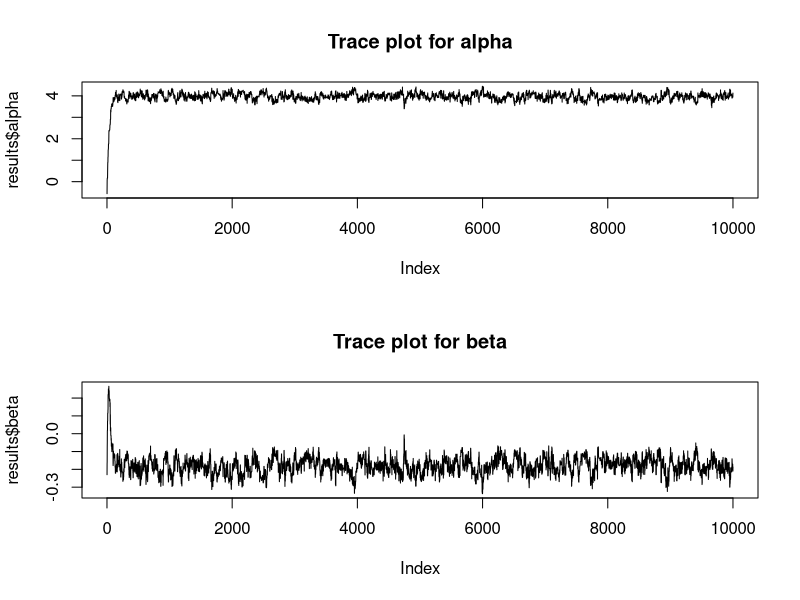

Write the R code that produced this figure.
set.seed(123)

# Define the Metropolis-Hastings sampler for parameters alpha and beta
mh_sampler <- function(N, sd_alpha, sd_beta, y, t) {
  # Initialize storage for alpha and beta
  alpha_vec <- numeric(N)
  beta_vec <- numeric(N)
  
  # Start values set as random draws from a normal distribution
  alpha_vec[1] <- rnorm(1, mean=0, sd=1)
  beta_vec[1] <- rnorm(1, mean=0, sd=1)
  
  # Initialize acceptance counters
  accepted_alpha <- 0
  accepted_beta <- 0
  
  # Loop over the number of iterations
  for (i in 2:N) {
    # Propose new alpha and calculate its acceptance probability
    alpha_prop <- rnorm(1, alpha_vec[i-1], sd_alpha)
    lambda_prop_alpha <- exp(alpha_prop + beta_vec[i-1] * t)
    lambda_current_alpha <- exp(alpha_vec[i-1] + beta_vec[i-1] * t)
    prob_prop_alpha <- prod(dpois(y, lambda=lambda_prop_alpha)) * exp(-alpha_prop^2 / 200) * dnorm(alpha_prop, mean=alpha_vec[i-1], sd=sd_alpha)
    prob_current_alpha <- prod(dpois(y, lambda=lambda_current_alpha)) * exp(-alpha_vec[i-1]^2 / 200) * dnorm(alpha_vec[i-1], mean=alpha_prop, sd=sd_alpha)
    r_alpha <- prob_prop_alpha / prob_current_alpha
    
    # Accept or reject the new alpha value
    if (runif(1) < r_alpha) {
      alpha_vec[i] <- alpha_prop
      accepted_alpha <- accepted_alpha + 1  # Increment alpha acceptance counter
    } else {
      alpha_vec[i] <- alpha_vec[i-1]
    }
    
    # Propose new beta and calculate its acceptance probability
    beta_prop <- rnorm(1, beta_vec[i-1], sd_beta)
    lambda_prop_beta <- exp(alpha_vec[i] + beta_prop * t)
    lambda_current_beta <- exp(alpha_vec[i] + beta_vec[i-1] * t)
    prob_prop_beta <- prod(dpois(y, lambda=lambda_prop_beta)) * exp(-beta_prop^2 / 200) * dnorm(beta_prop, mean=beta_vec[i-1], sd=sd_beta)
    prob_current_beta <- prod(dpois(y, lambda=lambda_current_beta)) * exp(-beta_vec[i-1]^2 / 200) * dnorm(beta_vec[i-1], mean=beta_prop, sd=sd_beta)
    r_beta <- prob_prop_beta / prob_current_beta
    
    # Accept or reject the new beta value
    if (runif(1) < r_beta) {
      beta_vec[i] <- beta_prop
      accepted_beta <- accepted_beta + 1  # Increment beta acceptance counter
    } else {
      beta_vec[i] <- beta_vec[i-1]
    }
  }
  
  # Calculate and print acceptance rates
  acceptance_rate_alpha <- accepted_alpha / (N - 1)
  acceptance_rate_beta <- accepted_beta / (N - 1)
  cat("Acceptance rate for alpha:", acceptance_rate_alpha, "\n")
  cat("Acceptance rate for beta:", acceptance_rate_beta, "\n")
  
  list(alpha = alpha_vec, beta = beta_vec)
}

# Define parameters
N <- 10000
sd_alpha<-0.2
sd_beta<-0.05
y<-c(64, 13, 33, 18, 30, 20)
t<-1:6  # years 2010 to 2015

# Run the Metropolis-Hastings sampler
results<-mh_sampler(N, sd_alpha, sd_beta, y, t)

# Plot the results to check convergence and distribution
par(mfrow=c(2, 1))
plot(results$alpha, type = 'l', main = 'Trace plot for alpha')
plot(results$beta, type = 'l', main = 'Trace plot for beta')
